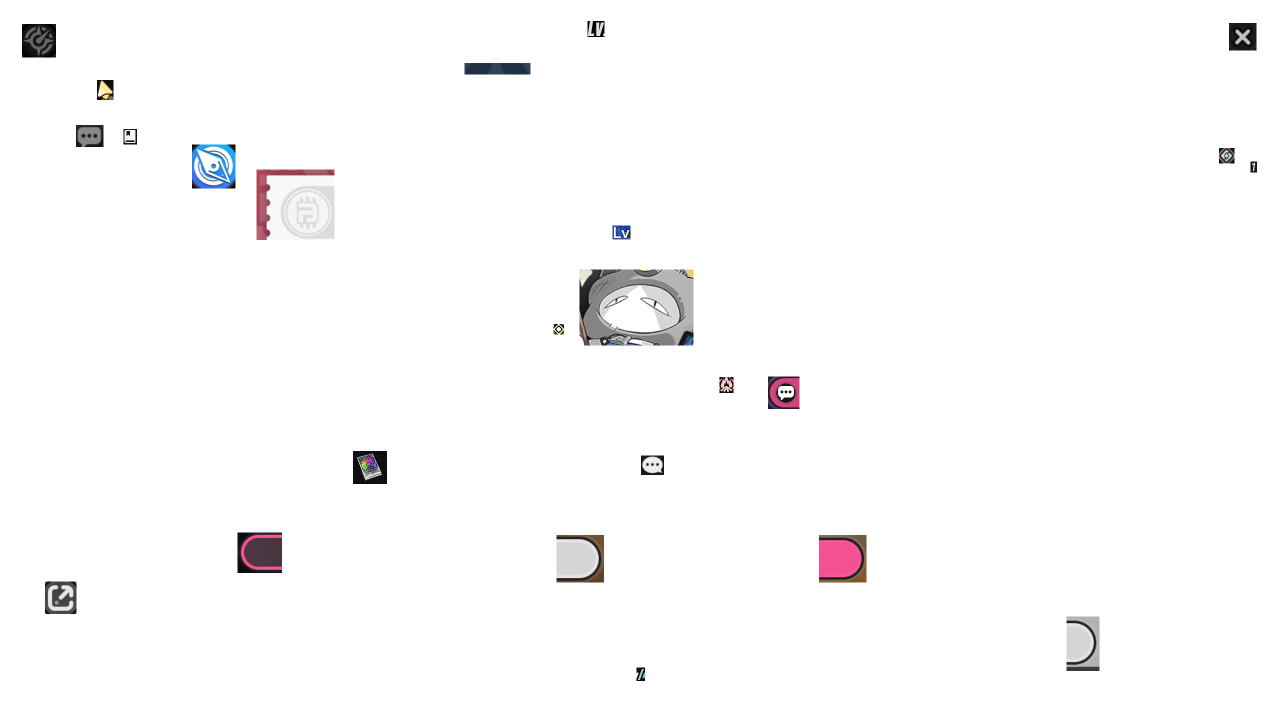
#> input picture assets/images/0.png, 2560 x 1440 px (shown at 1/2 size)
$ python -i image_utils.py   (imports and definitions only)
#> lines starting #> are read from the running program, lines starting #| are printed output that depends on the picture
### src/events.py
from __future__ import annotations

from concurrent.futures import Future
from dataclasses import dataclass, field
from typing import Any

from ok import og
from ok.core.events import EventMessage, EventSignal, communicate

_PROJECT_EVENT_NAMES = (
    "confirmation_requested",
    "overlay_shown",
    "overlay_cleared",
)


# [5 lines left out: function _forward_event, not called in this run]


def _install_project_events() -> None:
    """Add project-owned named signals while preserving EventBus forwarding."""
    for name in _PROJECT_EVENT_NAMES:
        if not hasattr(communicate, name):
            setattr(communicate, name, EventSignal(name, _forward_event(name)))
#> further down, picture is the input picture: shape (1440, 2560, 3); mean B, G, R 251.1, 250.9, 251.3


_install_project_events()


@dataclass(frozen=True)
class RecordingMarker:
    index: int
    x: float
    y: float


class OverlayContent:
    """Base type for data rendered by the shared application overlay."""


@dataclass(frozen=True)
class RecordingOverlayContent(OverlayContent):
    markers: tuple[RecordingMarker, ...]
    instruction: str


@dataclass(frozen=True)
class OverlayShown:
    key: str
    content: OverlayContent


@dataclass(frozen=True)
class OverlayCleared:
    key: str


@dataclass
class ConfirmationRequested:
    title: str
    content: str
    rich_text: bool = False
    copyable: bool = False
    hide_cancel: bool = False
    close_delay_seconds: float | None = None
    _response: Future[bool] = field(default_factory=Future, init=False, repr=False)

    def resolve(self, accepted: bool) -> None:
        if not self._response.done():
            self._response.set_result(accepted)

    # [4 lines left out: function wait_for_response, not called in this run]

### src/utils/image_utils.py
import unicodedata
from dataclasses import dataclass
from typing import Tuple

import cv2
import numpy as np
from ok import Box, color_range_to_bound

from src.events import communicate


# [256 lines left out: functions binarize_bgr_by_brightness, binarize_bgr_by_adaptive_center, blackout_corners_by_circle, binarize_bgr_by_adaptive_brightness, mask_corners, mask_outside_white_rect and 1 more, not called in this run]


def _estimate_window_title_width(title: str) -> int:
    title_units = sum(2 if unicodedata.east_asian_width(ch) in "WF" else 1 for ch in title)
    return title_units * 9 + 160


# [32 lines left out: functions _pad_image_to_width, show_images, not called in this run]


@dataclass
class HSVRange:
    """
    HSV 颜色范围容器 (OpenCV 格式)

    取值范围提示:
    - H (Hue): 0 - 179
    - S (Saturation): 0 - 255
    - V (Value): 0 - 255
    """

    lower: np.ndarray
    upper: np.ndarray

    # [24 lines left out: functions __init__, filter_by_hsv, not called in this run]


def adjust_lightness_contrast_lab(img, brightness=0, contrast=0):
    """
    基于 Lab 空间的通用亮度对比度调节函数
    参数范围建议: brightness (-100 to 100), contrast (-100 to 100)
    """
#> called with brightness = 0, contrast = 0
    lab = cv2.cvtColor(img, cv2.COLOR_BGR2Lab)
#> lab: shape (1440, 2560, 3); mean of channels 0, 1, 2 251.2, 128.2, 128
    lightness, a, b = cv2.split(lab)
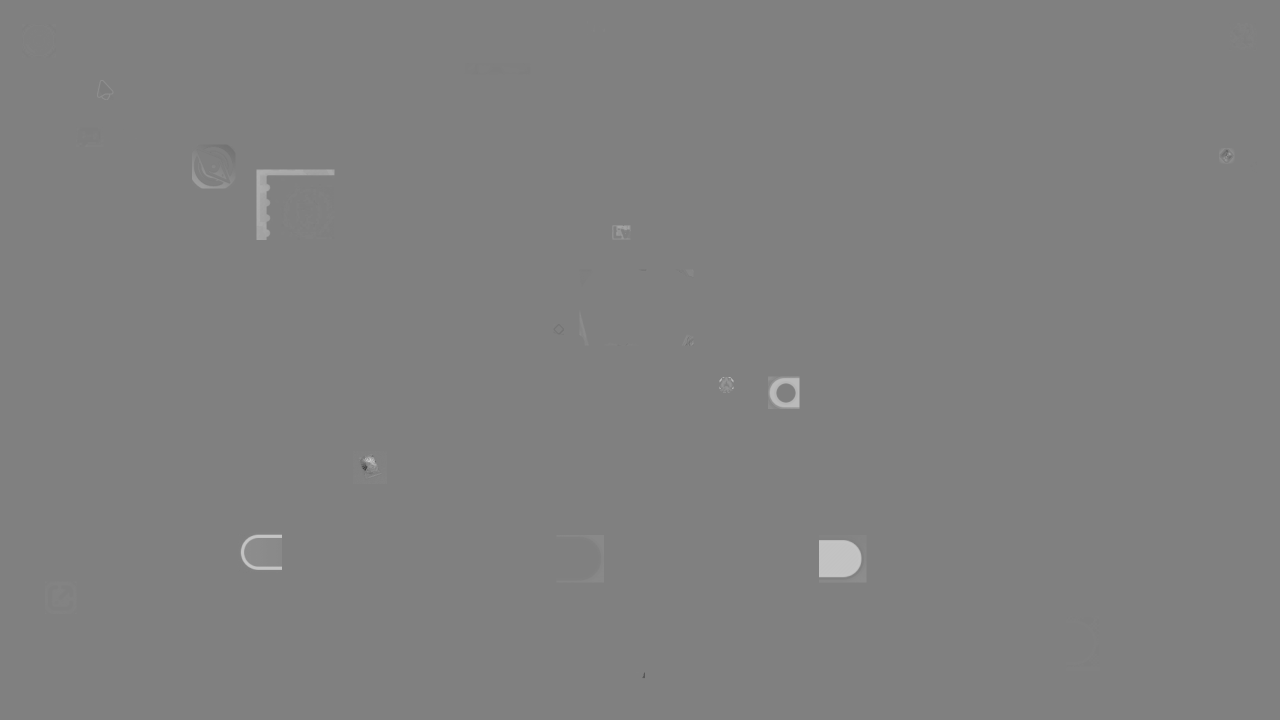
#> a: shape (1440, 2560) (shown at 1/2 size); min 55, max 209, mean 128.2

    if contrast >= 0:
        factor = 1.0 + (contrast / 100.0) * 2.0
    else:
        factor = 1.0 + (contrast / 100.0)

    offset = brightness * 1.28

    lut = np.arange(256).astype(np.float32)
    lut = (lut - 128) * factor + 128 + offset

    lut = np.clip(lut, 0, 255).astype(np.uint8)

    lightness = cv2.LUT(lightness, lut)
    result_lab = cv2.merge((lightness, a, b))
    return cv2.cvtColor(result_lab, cv2.COLOR_Lab2BGR)


# [109 lines left out: functions morphology_mask, restore_world_brightness, find_color_enriched_regions, not called in this run]


def apply_mask(image, mask):
    return cv2.bitwise_and(image, image, mask=mask)

>>> import cv2
>>> picture = cv2.imread('../../assets/images/0.png')
>>> result = adjust_lightness_contrast_lab(picture)

$ run again, on assets/images/1.png
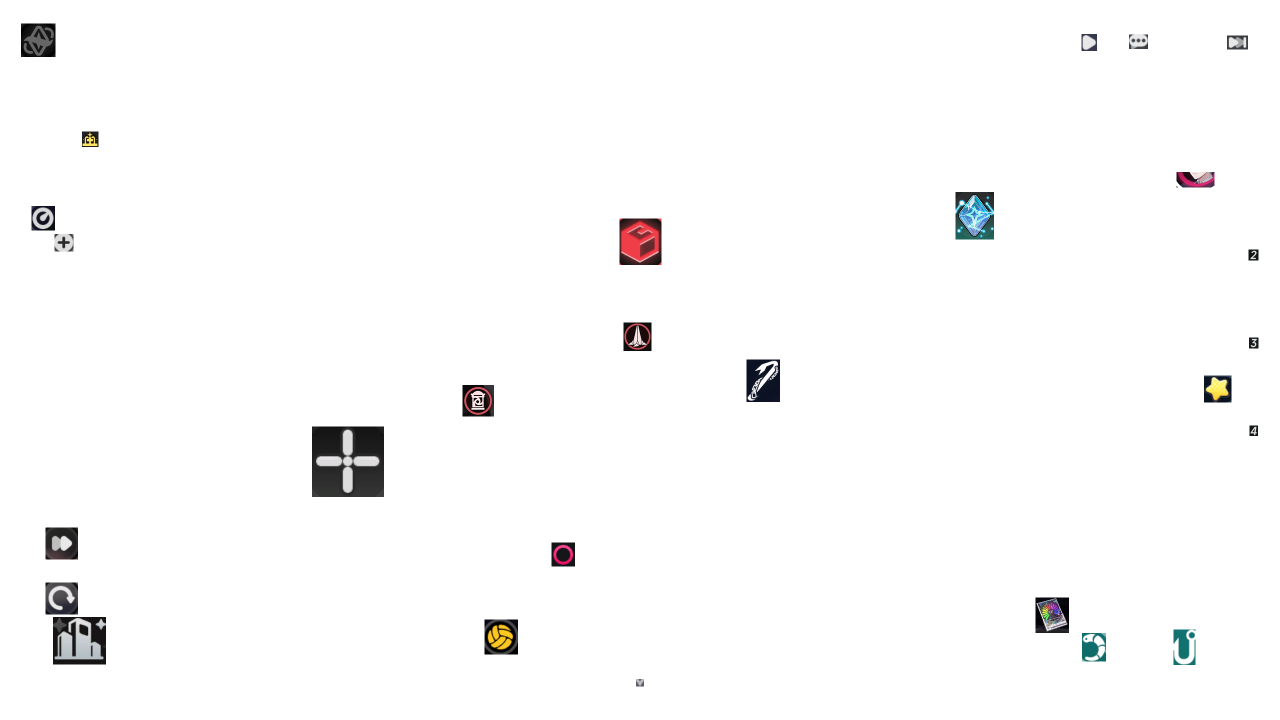
#> input picture assets/images/1.png, 2560 x 1440 px (shown at 1/2 size)
#> picture is the input picture: shape (1440, 2560, 3); mean B, G, R 250.3, 250.3, 250.5
#> lab: shape (1440, 2560, 3); mean of channels 0, 1, 2 250.5, 128.1, 128
#> in adjust_lightness_contrast_lab, `lightness, a, b = cv2.split(lab)`:
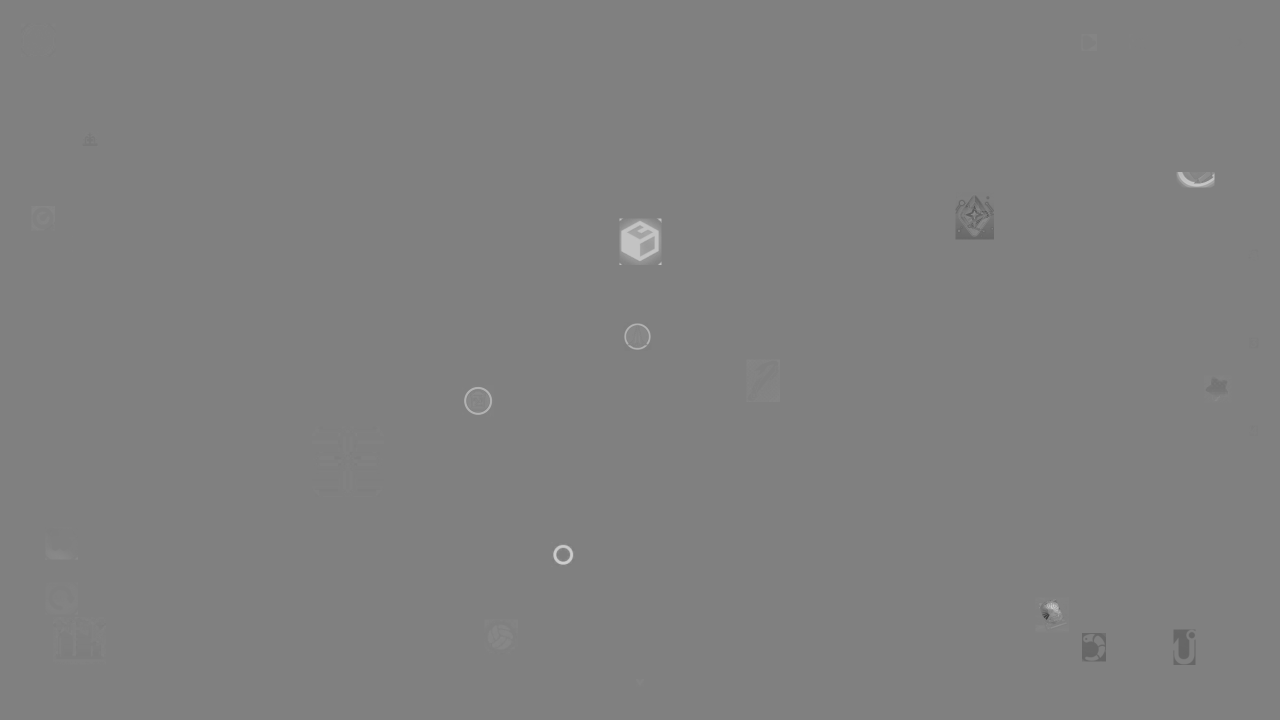
#> a: shape (1440, 2560) (shown at 1/2 size); min 55, max 209, mean 128.1
